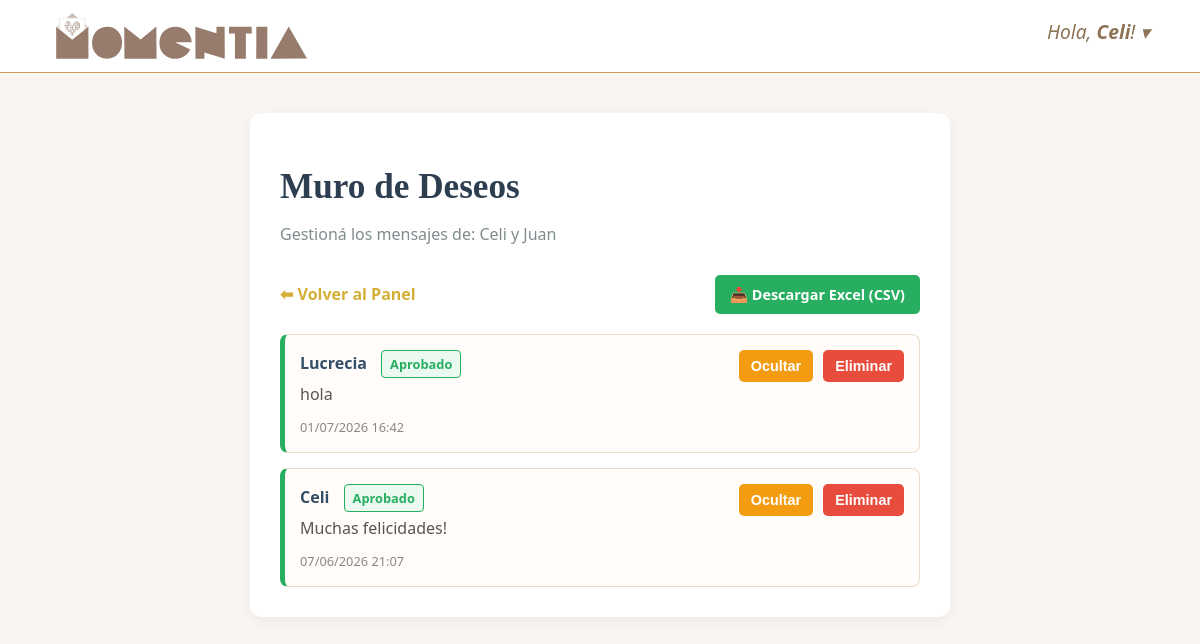
/gestionar_deseos.php?id=33 (signed in), run on the app's committed database.
### tables this page shows
CREATE TABLE `tarjetas` (
  `id_tarjeta` int(11) NOT NULL,
  `id_cliente` int(11) NOT NULL,
  `id_plantilla` int(11) NOT NULL,
  `tipo_evento_id` int(11) NOT NULL,
  `estilo_visual_id` int(11) NOT NULL,
  `mod_cuenta_regresiva` tinyint(1) DEFAULT 0,
  `mod_musica` tinyint(1) DEFAULT 0,
  `mod_regalos` tinyint(1) DEFAULT 0,
  `mod_dress_code` tinyint(1) DEFAULT 0,
  `mod_linea_tiempo` tinyint(1) DEFAULT 0,
  `mod_book_fotos` tinyint(1) DEFAULT 0,
  `mod_compartir_fotos` tinyint(1) DEFAULT 0,
  `mod_rsvp_interno` tinyint(1) DEFAULT 0,
  `mod_muro_deseos` tinyint(1) DEFAULT 0,
  `mod_playlist` tinyint(1) DEFAULT 0,
  `nombres_portada` varchar(255) DEFAULT NULL,
  `fecha_evento` date DEFAULT NULL,
  `hora_evento` time DEFAULT NULL,
  `direccion_maps` text DEFAULT NULL,
  `link_musica` varchar(255) DEFAULT NULL,
  `datos_bancarios` text DEFAULT NULL,
  `mensaje_regalo` text DEFAULT NULL,
  `dress_code_texto` text DEFAULT NULL,
  `book_texto` varchar(255) DEFAULT NULL,
  `link_galeria_externa` varchar(255) DEFAULT NULL,
  `telefono_whatsapp` varchar(50) DEFAULT NULL,
  `fecha_limite_rsvp` date DEFAULT NULL,
  `frase_portada` varchar(255) DEFAULT NULL,
  `textos_personalizados` text DEFAULT NULL,
  `estado_pago` varchar(20) DEFAULT 'pendiente',
  `mod_rsvp_whatsapp` int(25) DEFAULT NULL,
  `playlist_modo` enum('formulario','enlace') NOT NULL DEFAULT 'formulario',
  `playlist_url` varchar(255) DEFAULT NULL,
  `linea_tiempo_estilo` enum('vertical','horizontal') NOT NULL DEFAULT 'vertical',
  `muro_moderacion` tinyint(1) NOT NULL DEFAULT 0,
  `mod_pagar_evento` tinyint(1) DEFAULT 0,
  `momento2_nombre` varchar(100) DEFAULT NULL,
  `momento2_fecha` date DEFAULT NULL,
  `momento2_hora` time DEFAULT NULL,
  `momento2_direccion_maps` text DEFAULT NULL,
  `mod_ubi_calen` tinyint(1) DEFAULT NULL,
  `mod_foto_portada` tinyint(1) DEFAULT 0,
  `foto_portada` varchar(255) DEFAULT NULL
);

CREATE TABLE `muro_deseos` (
  `id_deseo` int(11) NOT NULL,
  `tarjeta_id` int(11) NOT NULL,
  `nombre` varchar(100) NOT NULL,
  `mensaje` text NOT NULL,
  `estado` enum('pendiente','aprobado') DEFAULT 'aprobado',
  `fecha_creacion` datetime DEFAULT current_timestamp()
);

### gestionar_deseos.php (the view, shortened to what this page needs)
<?php
require_once __DIR__ . '/conexion.php';
$id_tarjeta = isset($_GET['id']) ? (int)$_GET['id'] : (isset($_POST['id_tarjeta']) ? (int)$_POST['id_tarjeta'] : 0);
$id_usuario = $_SESSION['id_usuario'];
try {
    $stmt = $pdo->prepare('SELECT id_tarjeta, nombres_portada FROM tarjetas WHERE id_tarjeta = ? AND id_cliente = ?');
    $stmt->execute([$id_tarjeta, $id_usuario]);
    $tarjeta = $stmt->fetch(PDO::FETCH_ASSOC);
} catch (PDOException $e) {
    error_log('Error de BD: ' . $e->getMessage());
    die('Error de base de datos.');
}
$stmtMensajes = $pdo->prepare("SELECT * FROM muro_deseos WHERE tarjeta_id = ? ORDER BY fecha_creacion DESC");
$stmtMensajes->execute([$id_tarjeta]);
$mensajes = $stmtMensajes->fetchAll(PDO::FETCH_ASSOC);
?>
<!DOCTYPE html>
<html lang="es">
<head>
    <link rel="stylesheet" href="css/global.css">
    <link rel="stylesheet" href="css/formularios.css">
</head>
<body>
    <?php include_once 'header.php'; ?>
    <main class="form-container">
        <div class="form-card" style="max-width: 800px;">
            <h1>Muro de Deseos</h1>
            <p class="subtitle">Gestioná los mensajes de: <?= htmlspecialchars($tarjeta['nombres_portada'] ?: 'Sin título') ?></p>
            <div class="acciones-top">
                <a href="dashboard.php" style="color:#d4af37; text-decoration:none; font-weight:bold;">⬅ Volver al Panel</a>
                <a href="gestionar_deseos.php?id=<?= $id_tarjeta ?>&exportar=csv" class="btn-exportar">📥 Descargar Excel (CSV)</a>
            </div>
            <?php if (empty($mensajes)): ?>
                <p style="text-align: center; color: #7a6e67; margin-top: 40px; padding: 20px; background: #f9f9f9; border-radius: 8px;">Aún no hay mensajes en este muro.</p>
            <?php else: ?>
                <div class="lista-mensajes">
                    <?php foreach ($mensajes as $msj): ?>
                        <div class="msj-item <?= $msj['estado'] ?>">
                            <div class="msj-info">
                                <h4><?= htmlspecialchars($msj['nombre']) ?>
                                    <span class="estado-badge <?= $msj['estado'] === 'pendiente' ? 'bg-pendiente' : 'bg-aprobado' ?>">
                                        <?= ucfirst($msj['estado']) ?>
                                    </span>
                                </h4>
                                <p><?= nl2br(htmlspecialchars($msj['mensaje'])) ?></p>
                                <small><?= date('d/m/Y H:i', strtotime($msj['fecha_creacion'])) ?></small>
                            </div>
                            <div class="msj-acciones">
                                <form method="POST" style="display:inline;">
                                    <?php if ($msj['estado'] === 'pendiente'): ?>
                                        <button type="submit" name="accion" value="aprobar" class="btn-accion btn-aprobar">Aprobar</button>
                                    <?php else: ?>
                                        <button type="submit" name="accion" value="ocultar" class="btn-accion btn-ocultar">Ocultar</button>
                                    <?php endif; ?>
                                </form>
                                <form method="POST" style="display:inline;" onsubmit="return confirm('¿Eliminar este mensaje definitivamente?');">
                                    <button type="submit" name="accion" value="eliminar" class="btn-accion btn-eliminar">Eliminar</button>
                                </form>
                            </div>
                        </div>
                    <?php endforeach; ?>
                </div>
            <?php endif; ?>
        </div>
    </main>
</body>
</html>

### css/global.css (style rules this page uses)
:root { --color-principal: #a68b6d; }
body { font-family: 'Segoe UI', sans-serif; background-color: #f9f6f2; color: #333; margin: 0; }
a { transition: color 0.2s; }
h1, h2, h3, h4 { word-break: break-word; }

### css/formularios.css (style rules this page uses)
.form-container { max-width: 700px; margin: 40px auto; padding: 0 20px; }
.form-card { background: #ffffff; padding: 30px; border-radius: 12px; box-shadow: 0 4px 15px rgba(0, 0, 0, 0.05); }
.form-card h1 { font-family: 'Playfair Display', serif; color: #2c3e50; margin-bottom: 5px; font-size: 2.2rem; }
.subtitle { color: #7f8c8d; margin-bottom: 30px; font-size: 1rem; }
small { color: #94a3b8; font-size: 0.8rem; margin-top: 5px; }
.acciones-top { display: flex; justify-content: space-between; align-items: center; margin-bottom: 20px; }
.btn-exportar { background: #27ae60; color: white; padding: 10px 15px; border-radius: 5px; text-decoration: none; font-weight: bold; font-size: 0.9rem; }
.lista-mensajes { display: flex; flex-direction: column; gap: 15px; }
.msj-item { background: #fffcf9; border: 1px solid #ebdccb; padding: 15px; border-radius: 8px; display: flex; justify-content: space-between; align-items: flex-start; }
.msj-item.aprobado { border-left: 5px solid #27ae60; }
.msj-info h4 { margin: 0 0 5px 0; color: #344e67; }
.msj-info p { margin: 0 0 10px 0; color: #555; }
.msj-info small { color: #888; }
.estado-badge { padding: 3px 8px; border-radius: 3px; font-size: 0.8rem; font-weight: bold; margin-left: 10px; }
.bg-aprobado { background: #eafaf1; color: #27ae60; border: 1px solid #27ae60; }
.msj-acciones { display: flex; gap: 10px; }
.btn-accion { padding: 8px 12px; border: none; border-radius: 5px; cursor: pointer; color: white; font-weight: bold; font-size: 0.9rem; }
.btn-ocultar { background: #f39c12; }
.btn-eliminar { background: #e74c3c; }
.estado-badge { display: inline-block; padding: 4px 8px; border-radius: 4px; font-size: 0.8rem; font-weight: bold; }

### data on the page
tarjetas: nombres_portada "Celi y Juan"
muro_deseos: nombre "Lucrecia", estado "Aprobado", mensaje "hola", fecha_creacion "01/07/2026 16:42", shows "Ocultar"
muro_deseos: nombre "Celi", estado "Aprobado", mensaje "Muchas felicidades!", fecha_creacion "07/06/2026 21:07", shows "Ocultar"

### other printed values
$nombre_display "Celi"
